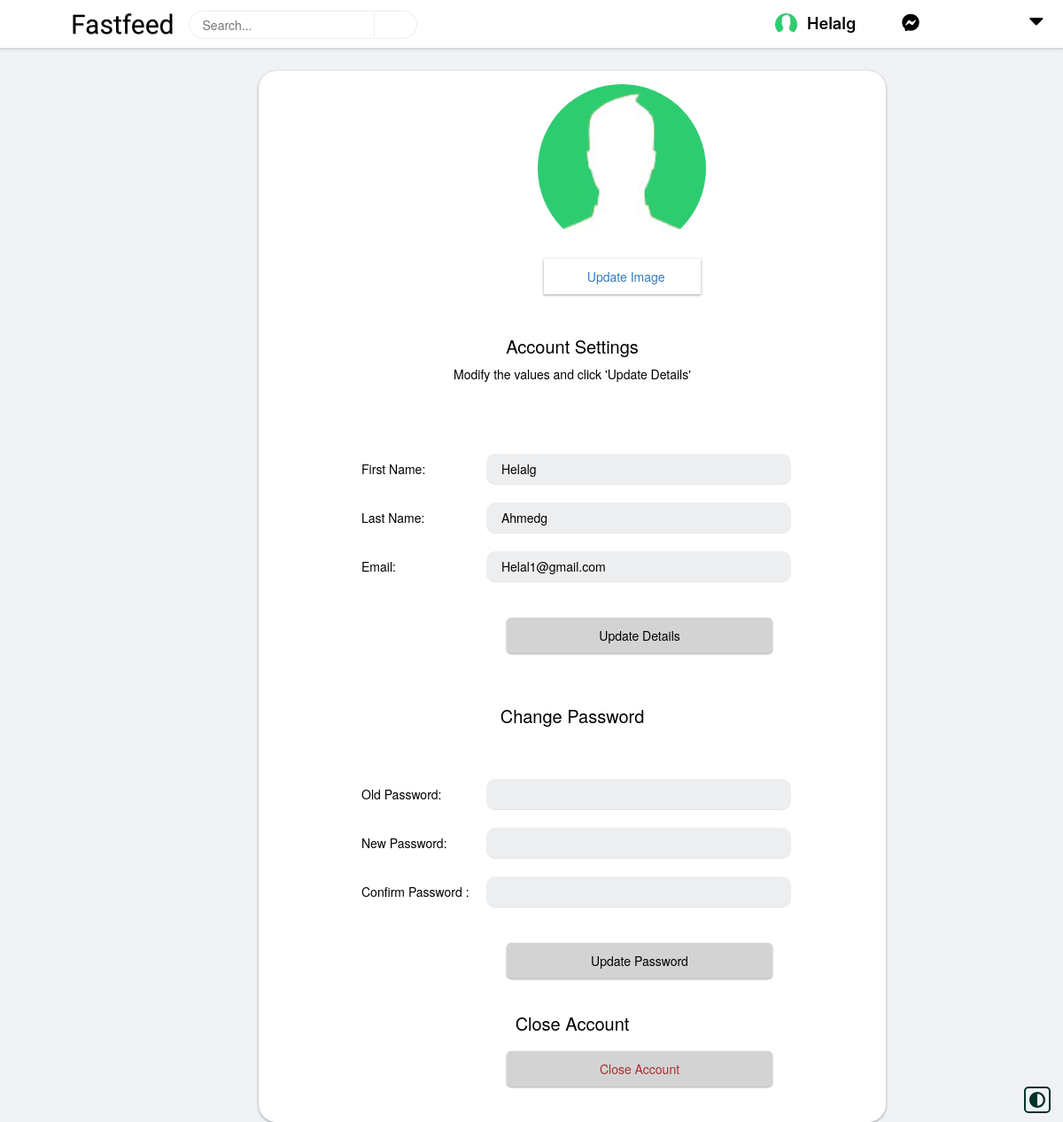
Screenshot of /settings.php (signed in) with the database file from the repository.
### tables this page shows
CREATE TABLE `users` (
  `id` int(11) NOT NULL,
  `first_name` varchar(25) NOT NULL,
  `last_name` varchar(25) NOT NULL,
  `university_name` text NOT NULL,
  `profession` text NOT NULL,
  `username` varchar(100) NOT NULL,
  `email` varchar(100) NOT NULL,
  `password` varchar(255) NOT NULL,
  `singup_date` date NOT NULL,
  `profile_pic` varchar(255) NOT NULL,
  `num_posts` int(11) NOT NULL,
  `num_likes` int(11) NOT NULL,
  `user_closed` varchar(3) NOT NULL,
  `friend_array` text NOT NULL
);

### includes/classes/Notification.php (called while the page is built, shortened)
<?php
class Notification {
	private $user_obj;
	private $con;
	public function __construct($con, $user){
		$this->con = $con;
		$this->user_obj = new User($con, $user);
	}
	public function getUnreadNumber() {
		$userLoggedIn = $this->user_obj->getUsername();
		$query = mysqli_query($this->con, "SELECT * FROM notifications WHERE viewed='no' AND user_to='$userLoggedIn'");
		return mysqli_num_rows($query);
	}
}
?>

### includes/classes/User.php (called while the page is built, shortened)
<?php
	class User{
	private $user;
	public function __construct($con, $user){
		$user_details_query = mysqli_query($con, "SELECT * FROM users WHERE username='$user'");
		$this->user = mysqli_fetch_array($user_details_query);
	}
	public function getUsername() {
		return $this->user['username'];
	}
}
?>

### includes/classes/Message.php (called while the page is built, shortened)
<?php
class Message {
	public function __construct($con, $user){
		$this->user_obj = new User($con, $user);
	}
}
?>

### settings.php (the view, shortened to what this page needs)
<?php
include("includes/header.php");
?>
<div class="main_column column">
	<?php
	echo "<img src='" . $user['profile_pic'] ."' class='small_profile_pic'>";
	?>
	<a href="upload.php" class="update_img"><i class="fal fa-camera"></i><span class="up-text">Update Image</span></a>
	<br><br><br><br><br>
	<h4 style="text-align: center;font-size: 20px;">Account Settings</h4>
	<p style="text-align: center;">Modify the values and click 'Update Details'</p>
	<br>
	<?php
	$user_data_query = mysqli_query($con, "SELECT first_name, last_name, email FROM users WHERE username='$userLoggedIn'");
	$row = mysqli_fetch_array($user_data_query);
	$first_name = $row['first_name'];
	$last_name = $row['last_name'];
	$email = $row['email'];
	?>
	<br><br>
	<form action="settings.php" method="POST">
		<span class="in_text">First Name:</span> <input type="text" name="first_name" value="<?php echo $first_name; ?>" id="settings_input"><br>
		<span class="in_text">Last Name:</span> <input type="text" name="last_name" value="<?php echo $last_name; ?>" id="settings_input"><br>
		<span class="in_text">Email:    </span> <input type="text" name="email" value="<?php echo $email; ?>" id="settings_input"><br>
		<br>
		<input type="submit" name="update_details" id="save_details" value="Update Details" class="info settings_submit"><br><br>
	</form>
	<br><br>
	<h4 style="text-align: center;font-size: 20px;">Change Password</h4>
	<br><br>
	<form action="settings.php" method="POST">
	<span class="in_text">Old Password:</span> <input type="password" name="old_password" id="settings_input"><br>
	<span class="in_text">New Password:</span> <input type="password" name="new_password_1" id="settings_input"><br>
	<span class="in_text">Confirm Password :</span> <input type="password" name="new_password_2" id="settings_input"><br>
	<br>
		<input type="submit" name="update_password" id="save_details" value="Update Password" class="info settings_submit"><br>
	</form>
	<br><br>
	<h4 style="text-align: center;font-size: 20px;">Close Account</h4>
	<form action="settings.php" method="POST">
		<input type="submit" name="close_account" id="close_account" value="Close Account" class="danger settings_submit">
	</form>
	<br><br>
</div>

### includes/header.php (shortened to what this page needs)
<?php
require 'config/config.php';
include("includes/classes/User.php");
include("includes/classes/Post.php");
include("includes/classes/Message.php");
include("includes/classes/Notification.php");
if (isset($_SESSION['username'])) {
	$userLoggedIn = $_SESSION['username'];
	$user_details_query = mysqli_query($con, "SELECT * FROM users WHERE username='$userLoggedIn'");
	$user = mysqli_fetch_array($user_details_query);
}
else {
	header("Location: register.php");
}
?>
<html>
<head>
	<link rel="stylesheet" type="text/css" href="assets/css/style.css">
	<link rel="stylesheet" type="text/css" href="assets/css/responsive.css">
	<link rel="stylesheet" href="https://pro.fontawesome.com/releases/v5.10.0/css/all.css"/>
	<link rel="stylesheet" type="text/css" href="assets/css/bootstrap.css">
	<link rel="stylesheet" href="assets/css/jquery.Jcrop.css" type="text/css" />
</head>
<body>
	<div class="top_bar">
		<div class="logo">
			<a href="index.php">Fastfeed</a>
		</div>
		<div class="search">
			<form action="search.php" method="GET" name="search_form">
				<input type="text" onkeyup="getLiveSearchUsers(this.value, '<?php echo $userLoggedIn; ?>')" name="q" placeholder="Search..." autocomplete="off" id="search_text_input">
				<div class="button_holder">
				<i class="far fa-search"></i>
				</div>
			</form>
		</div>
		<nav>
		<?php
				$messages = new Message($con, $userLoggedIn);
				$notifications = new Notification($con, $userLoggedIn);
				$user_obj = new User($con, $userLoggedIn);
		?>
		<a href="<?php echo $userLoggedIn; ?>"><img class="head_img" src="<?php echo $user['profile_pic'];?>"></a>
		<a class="U_N" href="<?php echo $userLoggedIn; ?>"><?php echo $user['first_name']; ?></a>
		<a href="javascript:void(0);"  onclick="getDropdownData('<?php echo $userLoggedIn; ?>', 'message')"  onclick = "getElementById('messenger_icon').style.color='red'"><i class="fab fa-facebook-messenger"></i>
		</a>
		<a href="javascript:void(0);" onclick="getDropdownData('<?php echo $userLoggedIn; ?>', 'notification')">
				<i class="fal fa-bell"  id="fa-bell_icon"></i>
			</a>
		<a href="requests.php" onclick = "getElementById('user_icon').style.color='red'"><i class="fal fa-user" id="user_icon">
		</i></a>
		<a href="settings.php"><i class="fal fa-cog"></i></a>
		<a href="#"><div class="drop-btn">
			<span class="fas fa-caret-down" id="drop_btn_1"></span>
		</div></a>
		</nav>
	</div>
<button id="dark-mode-toggle" class="dark-mode-toggle">
<svg width="100%" xmlns="http://www.w3.org/2000/svg" viewBox="0 0 496 496"><path fill="currentColor" d="M8,256C8,393,119,504,256,504S504,393,504,256,393,8,256,8,8,119,8,256ZM256,440V72a184,184,0,0,1,0,368Z" transform="translate(-8 -8)"/></svg>
</button>
<div class="wrapper">

### assets/css/style.css (style rules this page uses)
:root { --clr-dark: #00332a; --primary-color:#fff; --secondary-color: #000; --third-color: #EFEFEF; --forth-color: #E4E6E9; --foreground: var(--clr-dark); --border: #E5E5E5; --bordernav: #d1dcdf; --borders: #edeef0; --column: rgba(60, 64, 67, 0.3) 0px 1px 2px 0px, rgba(60, 64, 67, 0.15) 0px 1px 3px 1px; --cm-text: #F0F2F5; --third-colors:#EFEFEF; --five-color:#E4E6E9; --borderse: #7f848b; --body: #F0F2F5; --drop-hov: #D3D3D3; }
.dark-mode-toggle { position: fixed; z-index: 100; bottom: 1rem; right: 1em; color: var(--foreground); border: 2px solid currentColor; padding: 4px; background: transparent; cursor: pointer; border-radius: 5px; width: 30px; height: 30px; }
.up-text { margin-left: 5px; text-decoration: none; }
.update_img { padding: 1rem 4rem; position: relative; left: 10.8rem; bottom: -12.4rem; z-index: 1; box-shadow: var(--column); text-decoration: none; overflow: hidden; transition: 2s all ease; }
.update_img::before { background-color: var(--drop-hov); content: ""; position: absolute; transition: all 0.6s ease; bottom:0rem; left: 0rem; z-index: -1; }
.update_img::before { width: 0%; height: 100%; }
.settings_submit { border: none; border-radius: 5px; color: var(--secondary-color); padding: 1rem 4rem; background-color: var(--drop-hov); box-shadow: rgba(0, 0, 0, 0.12) 0px 1px 3px, rgba(0, 0, 0, 0.24) 0px 1px 2px; text-decoration: none; overflow: hidden; transition: .5s all ease; position: relative; width: 300px; left: 27rem; top:1rem; top:1rem; }
.small_profile_pic { border: 5px solid var(--primary-color); height: 200px; width: 200px; left: 30rem; position: relative; border-radius: 50%; background-size: 100% 100%; transition: 0,5s; }
.in_text { padding: 17px 6px; position: relative; left: 10rem; width: 15rem; display: inline-block; }
#settings_input { border: none; height: 20px; padding: 17px 17px; margin-bottom: 10px; width: 50%; font-size: 14px; border-bottom: 1px solid var(--border); line-height: 20px; transform: translate(63px, 0px); margin-left: 30px; background-color: var(--borders); border-radius: 1rem; }
.search { margin: 2px 0 0 8%; }
.search #search_text_input { border: thin solid var(--borders); float: left; height: 24px; outline: 0; width: 210px; border-top-right-radius: 0; border-bottom-right-radius: 0; border-top-left-radius: 2rem; border-bottom-left-radius: 2rem; padding: 1.5rem; background-color: var(--primary-color); }
.button_holder { border-top: thin solid var(--borders); border-right: thin solid var(--borders); border-bottom: thin solid var(--borders); cursor: pointer; float: left; height: 32px; text-align: center; width: 48px; border-top-right-radius: 2rem; border-bottom-right-radius: 2rem; }
.button_holder i { padding-top: 8px; font-size: 15px; color: var(--borderse); }
body { background-color: var(--body); line-height: 17px; }
.head_img { height: 25px; width: 25px; border-radius: 25px; margin: 0; padding: 0; outline: 0; margin-right: -15px; }
.top_bar { width: 100%; background-color:var(--primary-color); box-shadow: rgba(50, 50, 105, 0.15) 0px 0px 5px 0px, rgba(0, 0, 0, 0.05) 0px 1px 1px 0px; margin: 0 0 10px 0; display: inline-flex; padding: 1rem 0rem; position: fixed; height: 55px; z-index: 10; border-bottom: 1px solid var(--bordernav); }
.logo a { font-size: 3rem; text-decoration: none; font-family: 'Cookie','Courgette-Regular'; position: relative; left: 8rem; text-shadow: #c2c8cc 0.5px 0.5px 0px; color: var(--secondary-color); top: -3px; }
nav { float: right; right: 1px; position: absolute; margin: 10px; top: 0rem; }
nav a { position: relative; color: var(--secondary-color); text-decoration: none; font-size: 20px; margin-right: 17px; margin: 11px; }
.U_N { font-size: 18px; font-weight: 600; font-family: -apple-system, BlinkMacSystemFont, 'Segoe UI', Roboto, Oxygen, Ubuntu, Cantarell, 'Open Sans', 'Helvetica Neue', sans-serif; }
.wrapper { margin: 0 auto; top: 80px; position: relative; padding: 0 10px; width: 75%; min-width: 950px; }
.column { background-color: var(--primary-color); color: var(--secondary-color); padding: 10px; box-shadow: var(--column); z-index: -1; }
.main_column { float:right; width: 73%; z-index: -1; min-height: 510px; border-radius: 2rem; }
.main_column ::placeholder { font-size: 16px; }
.drop-btn { position: relative; display: inline-block; font-size: 26px; }
.danger { color: rgb(168, 48, 48); }

### rows the page displays
users: profile_pic (picture), first_name "Helalg", last_name "Ahmedg", email "Helal1@gmail.com"
